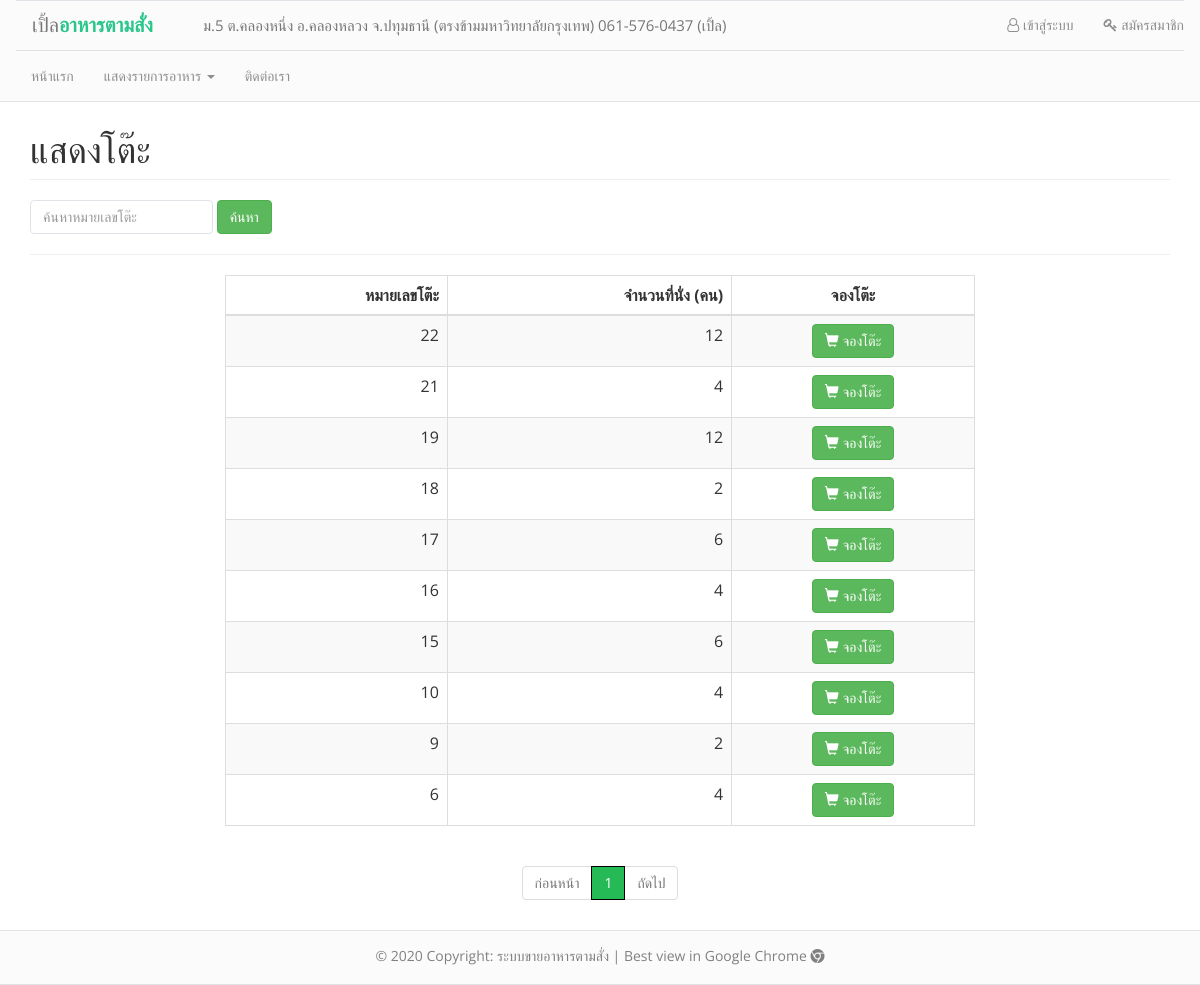
The app's page /show_tables.php, older data.
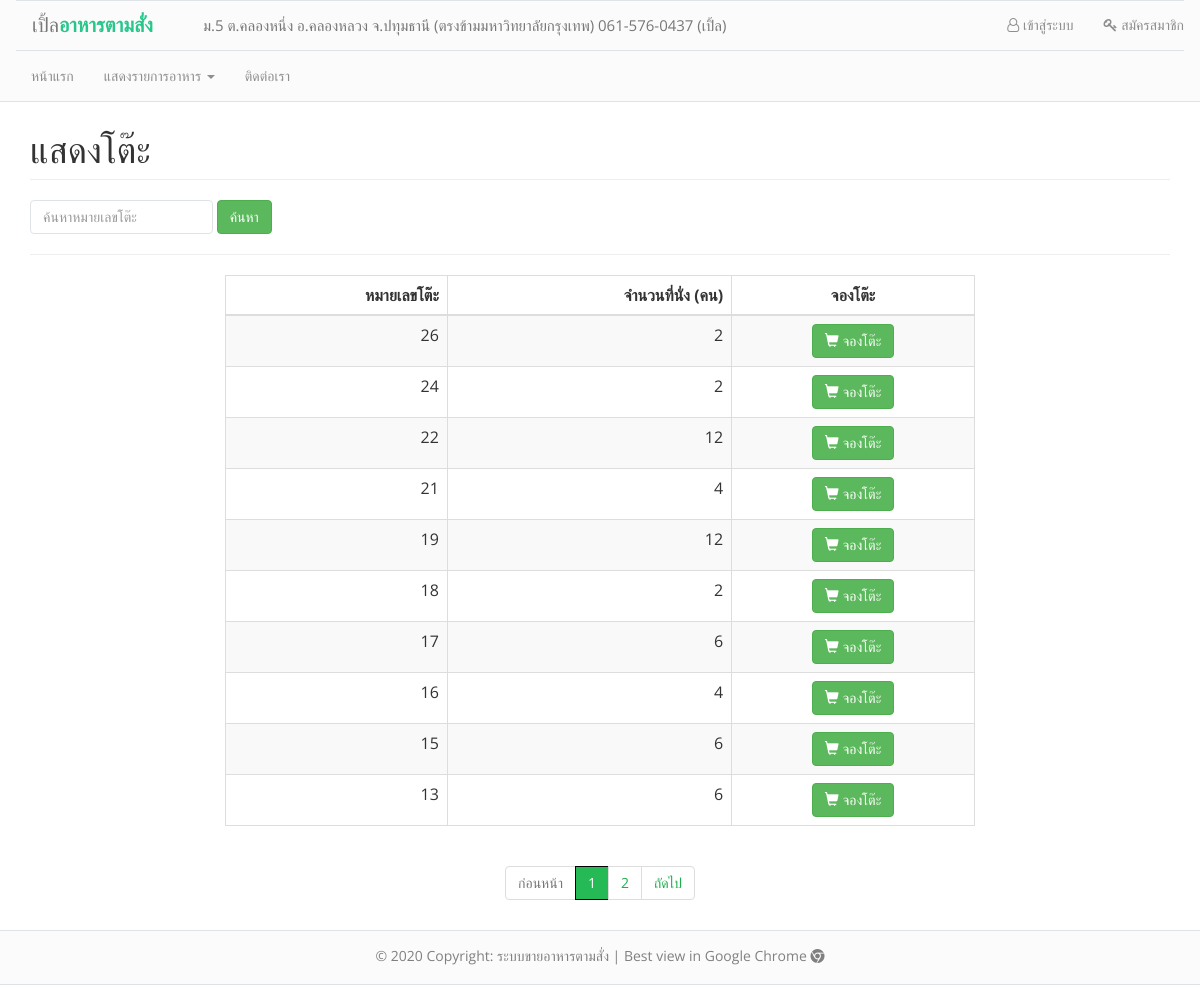
The same page, newer data.
### tables this page shows
CREATE TABLE `tables` (
  `tables_no` int(5) NOT NULL AUTO_INCREMENT,
  `tables_seats` int(2) NOT NULL,
  `tables_status_reserve` int(1) NOT NULL,
  `tables_status_use` int(1) NOT NULL,
  PRIMARY KEY (`tables_no`)
);

### show_tables.php (the view, shortened to what this page needs)
<head>
</head>
<body>
    <?php
    include("conf/header.php");
    include("conf/connection.php");
    $strKeyword = null;
    ?>
    <div class="container" style="padding-top: 90px;">
        <h1 class="page-header text-left">แสดงโต๊ะ</h1>
        <form class="form-inline">
            <div class="col-md-13">
                <div class="form-group">
                    <input class="form-control" type="text" name="search_tables" placeholder="ค้นหาหมายเลขโต๊ะ" aria-label="Search">
                    <button type="submit" class="btn btn-success mb-2">ค้นหา</button>
                </div>
            </div>
        </form>
        <hr>
        <div class="table-responsive">
            <table class="table table-striped table-bordered" style="width:750px" align="center">
                <thead>
                    <th style="text-align:right; width:;">หมายเลขโต๊ะ</th>
                    <th style="text-align: right; width:;">จำนวนที่นั่ง (คน)</th>
                    <th style="text-align:center; width:px; text-align:center;">จองโต๊ะ</th>
                </thead>
        </div>
        <?php
        $sql = "SELECT * FROM tables WHERE tables_no LIKE '%" . $strKeyword . "%' AND tables_status_use = '0'";
        $query = mysqli_query($link, $sql);
        $num_rows = mysqli_num_rows($query);
        $per_page = 10;
        $page  = 1;
        $prev_page = $page - 1;
        $next_page = $page + 1;
        $row_start = ($page - 1) * $per_page;
        if ($num_rows <= $per_page) {
            $num_pages = 1;
        } else if (($num_rows % $per_page) == 0) {
            $num_pages = ($num_rows / $per_page);
        } else {
            $num_pages = ($num_rows / $per_page) + 1;
            $num_pages = (int) $num_pages;
        }
        $row_end = $per_page;
        $sql .= " ORDER BY tables_no DESC LIMIT $row_start ,$row_end ";
        $query = mysqli_query($link, $sql);
        if ($num_rows > 0) {
            while ($result = mysqli_fetch_array($query, MYSQLI_ASSOC)) {
                ?>
                <tr>
                    <td align="right"><?= $result["tables_no"]; ?></td>
                    <td align="right"> <?= $result["tables_seats"] ?></td>
                    <td align="center"><a href="add_list_tables.php?tables_no=<?= $result['tables_no'] ?>" class="btn btn-success btn-md"><span class="glyphicon glyphicon-shopping-cart"></span> จองโต๊ะ</a></td>
                </tr>
        <?php }
        } else {
            echo '
            <tr>
                <td colspan="6" align="center">ไม่พบข้อมูลในระบบ</td>
            </tr>
        ';
        }
        ?>
    </div>
    <nav aria-label="Page navigation example" class="navbar-center">
        <div class="text-center">
            <ul class="pagination">
                <?php
                if ($prev_page) {
                    echo '<li class="page-item n">' . " <a href='$_SERVER[SCRIPT_NAME]?Page=$prev_page&search_tables=$strKeyword'>ก่อนหน้า</a></li>";
                } else {
                    echo '<li class="page-item disabled"><a href="#" >ก่อนหน้า</a></li>';
                }
                for ($i = 1; $i <= $num_pages; $i++) {
                    if ($i != $page) {
                        echo "<li class='page-item n'><a href='$_SERVER[SCRIPT_NAME]?Page=$i&search_tables=$strKeyword'>$i</a>" . '</li>';
                    } else {
                        echo '<li class="page-item active"><a href="#">' . $i . '</a></li>';
                    }
                }
                if ($page != $num_pages) {
                    echo '<li class="page-item n">' . " <a href='$_SERVER[SCRIPT_NAME]?Page=$next_page&search_tables=$strKeyword'>ถัดไป</a></li>";
                } else {
                    echo '<li class="page-item disabled">' . "<a href ='#'>ถัดไป</a></li> ";
                }
                ?>
        </div>
    </nav>
<?php include("conf/footer.php"); ?>
</body>

Row changes from the older to the newer data that the page shows:
no longer on this page (row unchanged): tables: tables_no "10", tables_seats "4"
no longer on this page (row edited): tables: tables_no "9", tables_seats "2"
removed tables: tables_no "6", tables_seats "4"
added tables: tables_no "26", tables_seats "2"
added tables: tables_no "24", tables_seats "2"
now on this page (row edited): tables: tables_no "13", tables_seats "6"
Text that changed along with them:
new list line: "2"
